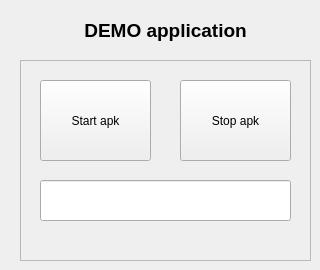
     <widget class="QWidget" name="mode3_3">
      <attribute name="title">
       <string>3</string>
      </attribute>
      <widget class="QLabel" name="label_127">
       <property name="geometry">
        <rect>
         <x>70</x>
         <y>0</y>
         <width>191</width>
         <height>61</height>
        </rect>
       </property>
       <property name="text">
        <string>&lt;html&gt;&lt;head/&gt;&lt;body&gt;&lt;p align=&quot;center&quot;&gt;&lt;span style=&quot; font-size:14pt; font-weight:600;&quot;&gt;DEMO application&lt;/span&gt;&lt;/p&gt;&lt;/body&gt;&lt;/html&gt;</string>
       </property>
      </widget>
      <widget class="QFrame" name="frame_7">
       <property name="geometry">
        <rect>
         <x>20</x>
         <y>60</y>
         <width>291</width>
         <height>201</height>
        </rect>
       </property>
       <property name="frameShape">
        <enum>QFrame::StyledPanel</enum>
       </property>
       <property name="frameShadow">
        <enum>QFrame::Raised</enum>
       </property>
       <widget class="QLineEdit" name="positionControl2_LineEdit">
        <property name="geometry">
         <rect>
          <x>20</x>
          <y>120</y>
          <width>251</width>
          <height>41</height>
         </rect>
        </property>
       </widget>
       <widget class="QPushButton" name="positionControl2_Start_PushButton_3">
        <property name="geometry">
         <rect>
          <x>20</x>
          <y>20</y>
          <width>111</width>
          <height>81</height>
         </rect>
        </property>
        <property name="text">
         <string>Start apk</string>
        </property>
       </widget>
       <widget class="QPushButton" name="positionControl2_Stop_PushButton_3">
        <property name="geometry">
         <rect>
          <x>160</x>
          <y>20</y>
          <width>111</width>
          <height>81</height>
         </rect>
        </property>
        <property name="toolTipDuration">
         <number>-1</number>
        </property>
        <property name="layoutDirection">
         <enum>Qt::LeftToRight</enum>
        </property>
        <property name="text">
         <string>Stop apk</string>
        </property>
       </widget>
      </widget>
     </widget>
